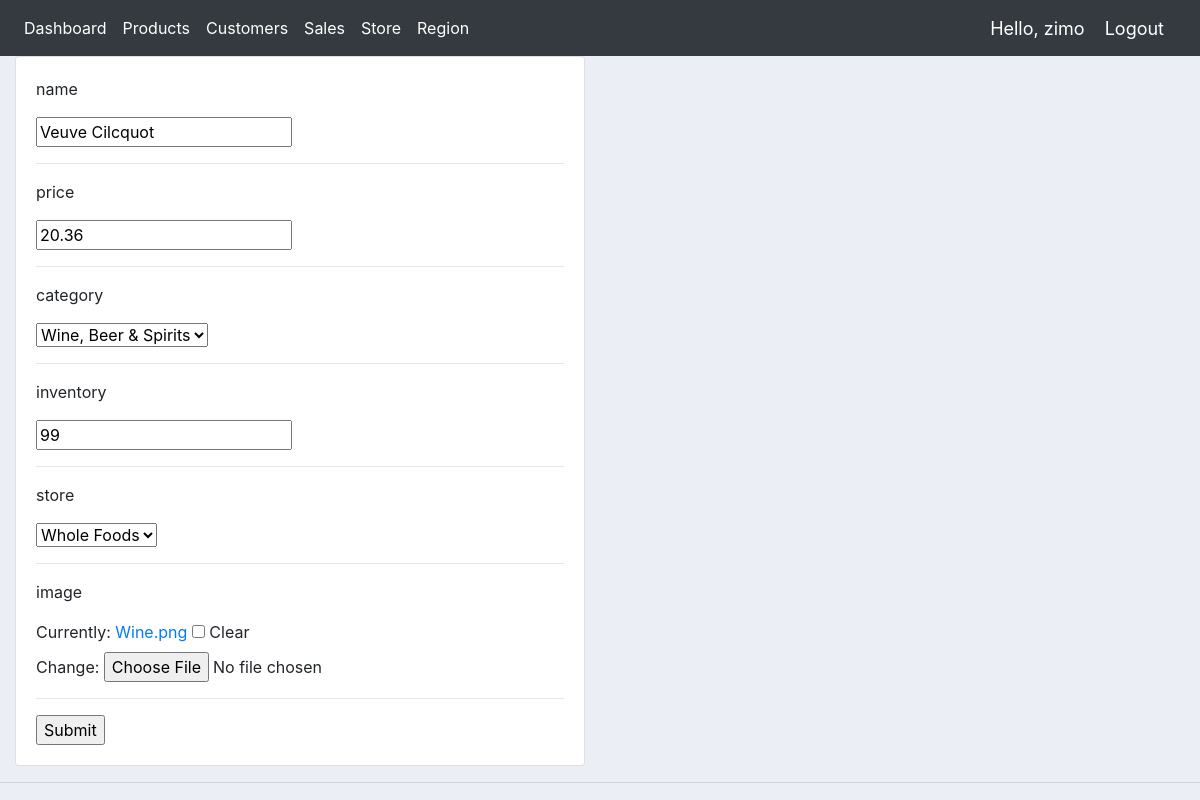
Page /update_product/5/ (signed in) on the earlier database version.
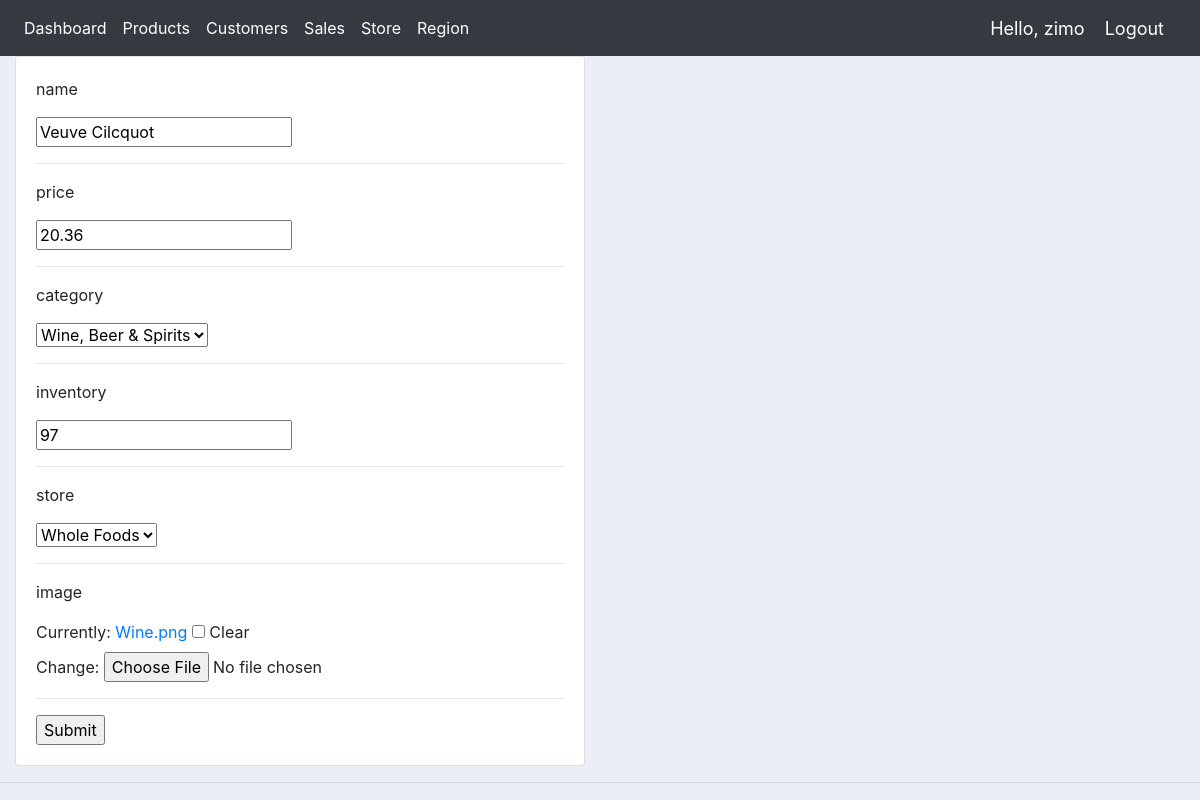
Same page on the later database version.
### accounts/models.py (models this page shows, shortened)
class Product(models.Model):
	CATEGORY = (
			('Seafood', 'Seafood'),
			('Beauty', 'Beauty'),
			('Wine, Beer & Spirits', 'Wine, Beer & Spirits'),
			('Meat', 'Meat'),
			('Snack', 'Snack'),
			)
	name = models.CharField(max_length=200)
	price = models.FloatField()
	category = models.CharField(max_length=200, choices=CATEGORY)
	inventory = models.IntegerField(default=100)
	store = models.ForeignKey(Store, on_delete=models.PROTECT, null = True)
	image = models.ImageField(null=True, blank=True)

### accounts/decorators.py (the view)
		def wrapper_func(request, *args, **kwargs):
			group = None
			if request.user.groups.exists():
				group = request.user.groups.all()[0].name
			if group in allowed_roles:
				return view_func(request, *args, **kwargs)
			else:
				return render(request, "store/NotAuth.html")

### accounts/forms.py
class ProductForm(ModelForm):
	class Meta:
		model = Product
		fields = '__all__'

### accounts/models.py (called while the page is built)
	def __str__(self):
		return self.name

### accounts/views.py (called while the page is built)
@login_required(login_url='login')
@allowed_users(allowed_roles=['admin'])
@admin_only
def updateProduct(request, pk):
	product = Product.objects.get(id=pk)
	form = ProductForm(instance=product)
	if request.method == 'POST':
		form = ProductForm(request.POST, instance=product)
		if form.is_valid():
			form.save()
			return redirect('/products')
	context = {'form': form}
	return render(request, 'accounts/product_form.html', context)

### accounts/templates/accounts/product_form.html (shortened to what this page needs)
{%  extends 'accounts/main.html' %}
{% load static %}
{% block content %}
<div class="row">
	<div class="col-md-6">
		<div class="card card-body">
			<form action="" method="POST">
				{% for field in form %}
					<p>{{field.name}}</p>
                    <p> {{field}}</p>
					<hr>
				{% endfor %}
				<input type="submit" name="Submit">
			</form>
		</div>
	</div>
</div>
{% endblock %}

Differences in the rows shown:
changed Product "Veuve Cilcquot": inventory "99" → "97"
